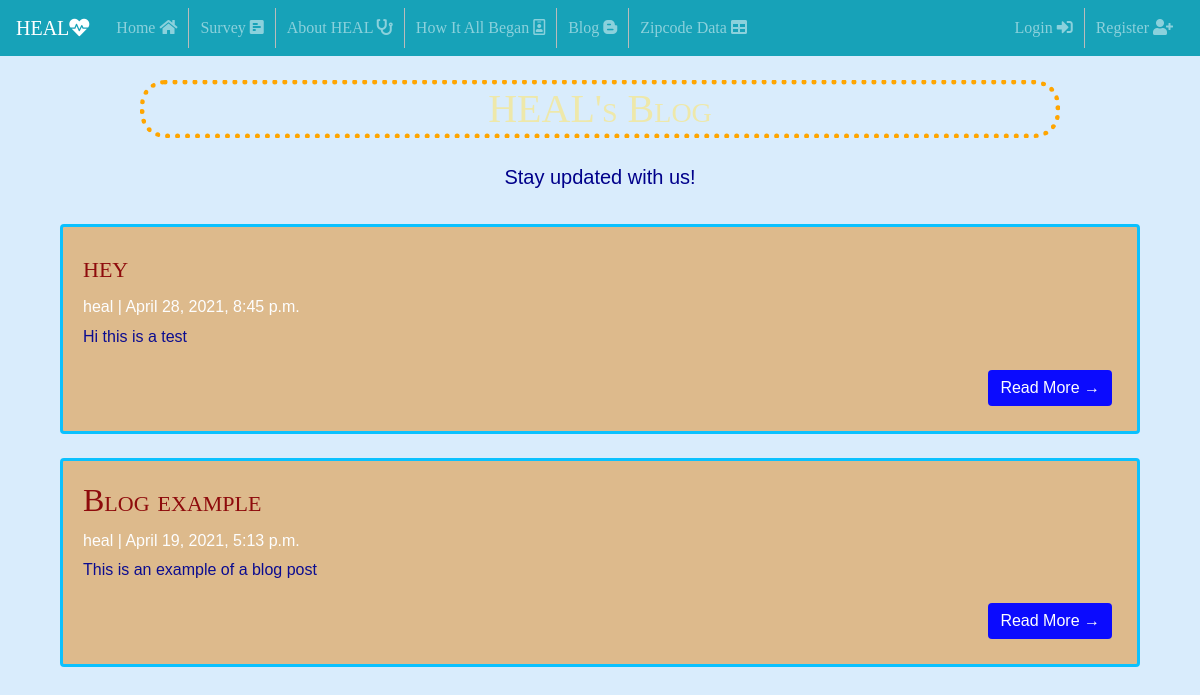
Screenshot of /blog/ with the database file from the repository.
### HEALSurvey/models.py (models this page shows, shortened)
class Post(models.Model):
    title = models.CharField(max_length=200, unique=True)
    slug = models.SlugField(max_length=200, unique=True)
    author = models.ForeignKey(User, on_delete= models.CASCADE,related_name='blog_posts')
    updated_on = models.DateTimeField(auto_now= True)
    content = models.TextField()
    created_on = models.DateTimeField(auto_now_add=True)
    status = models.IntegerField(choices=STATUS, default=0)
    class Meta:
        ordering = ['-created_on']

### HEALSurvey/views.py (the view)
# urls.py: path('blog/', views.PostList.as_view(), name='blog'),
class PostList(generic.ListView):
    queryset = Post.objects.filter(status=1).order_by('-created_on')
    template_name = 'blog.html'

### templates/Blog.html (shortened to what this page needs)
{% extends 'Base.html' %}
{% load crispy_forms_tags %}
{% load static %}
{% block body %}
<header class="masthead">
    <div class="container">
        <div class="row">
            <div class=" col-md-8 col-md-10 mx-auto">
                <div class="site-heading">
                    <h1 id="t" class="site-heading my-4 mt-3"> HEAL's Blog </h1>
                    <p class="lead">Stay updated with us!</p>
                </div>
            </div>
        </div>
    </div>
</header>
<div class="container">
        <div class="col-md mt-3 left">
            {% for post in post_list %}
            <div class="card mb-4">
                <div class="card-body">
                    <h2 class="card-title" style ="color:darkred">{{ post.title }}</h2>
                    <p class="card-text h6" style ="color:white">{{ post.author }} | {{ post.created_on}} </p>
                    <p class="card-text">{{post.content|slice:":200" }}</p>
                    <a href="{% url 'post_detail' post.slug  %}" class="btn btn-primary">Read More &rarr;</a>
                </div>
            </div>
            {% endfor %}
        </div>
</div>
{%endblock%}

### static/css/styles.css (style rules this page uses)
body { background-color: #D9ECFC; justify-content: center; background-image: url("https://wallpaperaccess.com/full/869534.jpg"); }
h1, h2, h3 { font-family: American Typewriter, serif; font-variant: small-caps; }
p { color: darkblue; font-family: Arial, Helvetica, sans-serif; }
.btn { float: right; font-family: Arial, Helvetica, sans-serif; }
.btn { display: inline-block; border-radius: 4px; border: none; color: #FFFFFF; background-color: blue; text-align: center; transition: all 0.5s; cursor: pointer; margin: 5px; }
.container { font-family: American Typewriter, serif; }
#t { border: 5px dotted orange; background: url("https://img.freepik.com/free-photo/blue-teal-brush-stroke-textured-background_53876-89420.jpg?size=626&ext=jpg"); color: palegoldenrod; border-radius: 25px; }
.site-heading { text-align: center; }
.card { background: burlywood; border: 3px solid deepskyblue; opacity: 95%; font-family: American Typewriter, serif; }

### rows the page displays
Post: title "hey", author "heal", created_on "April 28, 2021, 8:45 p.m.", content "Hi this is a test"
Post: title "Blog example", author "heal", created_on "April 19, 2021, 5:13 p.m.", content "This is an example of a blog post"
